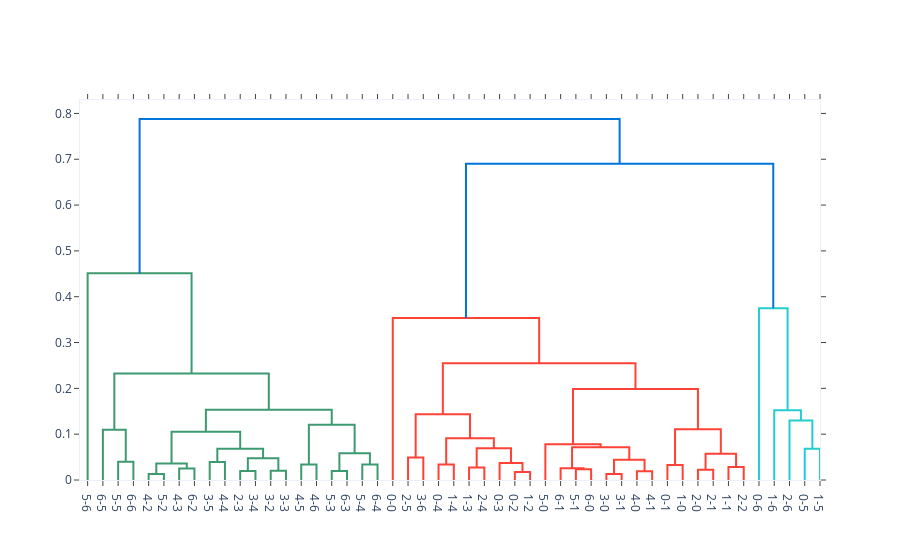

Source (notebook cell):
### Code cell
# Using method 'complete' in scipy's linkage function yields the same as the default in create_dendrogram
create_dendrogram(flat_weights, linkagefun=lambda _: links, labels=labels)

### Figure 1 — Plotly figure (JSON) as saved in the notebook; plotly's stock layout.template omitted (floating-point values rounded to 4 significant figures)
{"data": [{"hoverinfo": "text", "marker": {"color": "rgb(61,153,112)"}, "mode": "lines", "x": [25.0, 25.0, 35.0, 35.0], "xaxis": "x", "y": [0.0, 0.04009, 0.04009, 0.0], "yaxis": "y", "type": "scatter"}, {"hoverinfo": "text", "marker": {"color": "rgb(61,153,112)"}, "mode": "lines", "x": [15.0, 15.0, 30.0, 30.0], "xaxis": "x", "y": [0.0, 0.1098, 0.1098, 0.04009], "yaxis": "y", "type": "scatter"}, {"hoverinfo": "text", "marker": {"color": "rgb(61,153,112)"}, "mode": "lines", "x": [45.0, 45.0, 55.0, 55.0], "xaxis": "x", "y": [0.0, 0.01327, 0.01327, 0.0], "yaxis": "y", "type": "scatter"}, {"hoverinfo": "text", "marker": {"color": "rgb(61,153,112)"}, "mode": "lines", "x": [65.0, 65.0, 75.0, 75.0], "xaxis": "x", "y": [0.0, 0.0251, 0.0251, 0.0], "yaxis": "y", "type": "scatter"}, {"hoverinfo": "text", "marker": {"color": "rgb(61,153,112)"}, "mode": "lines", "x": [50.0, 50.0, 70.0, 70.0], "xaxis": "x", "y": [0.01327, 0.03605, 0.03605, 0.0251], "yaxis": "y", "type": "scatter"}, {"hoverinfo": "text", "marker": {"color": "rgb(61,153,112)"}, "mode": "lines", "x": [85.0, 85.0, 95.0, 95.0], "xaxis": "x", "y": [0.0, 0.03928, 0.03928, 0.0], "yaxis": "y", "type": "scatter"}, {"hoverinfo": "text", "marker": {"color": "rgb(61,153,112)"}, "mode": "lines", "x": [105.0, 105.0, 115.0, 115.0], "xaxis": "x", "y": [0.0, 0.01944, 0.01944, 0.0], "yaxis": "y", "type": "scatter"}, {"hoverinfo": "text", "marker": {"color": "rgb(61,153,112)"}, "mode": "lines", "x": [125.0, 125.0, 135.0, 135.0], "xaxis": "x", "y": [0.0, 0.02011, 0.02011, 0.0], "yaxis": "y", "type": "scatter"}, {"hoverinfo": "text", "marker": {"color": "rgb(61,153,112)"}, "mode": "lines", "x": [110.0, 110.0, 130.0, 130.0], "xaxis": "x", "y": [0.01944, 0.04725, 0.04725, 0.02011], "yaxis": "y", "type": "scatter"}, {"hoverinfo": "text", "marker": {"color": "rgb(61,153,112)"}, "mode": "lines", "x": [90.0, 90.0, 120.0, 120.0], "xaxis": "x", "y": [0.03928, 0.06827, 0.06827, 0.04725], "yaxis": "y", "type": "scatter"}, {"hoverinfo": "text", "marker": {"color": "rgb(61,153,112)"}, "mode": "lines", "x": [60.0, 60.0, 105.0, 105.0], "xaxis": "x", "y": [0.03605, 0.1054, 0.1054, 0.06827], "yaxis": "y", "type": "scatter"}, {"hoverinfo": "text", "marker": {"color": "rgb(61,153,112)"}, "mode": "lines", "x": [145.0, 145.0, 155.0, 155.0], "xaxis": "x", "y": [0.0, 0.034, 0.034, 0.0], "yaxis": "y", "type": "scatter"}, {"hoverinfo": "text", "marker": {"color": "rgb(61,153,112)"}, "mode": "lines", "x": [165.0, 165.0, 175.0, 175.0], "xaxis": "x", "y": [0.0, 0.01989, 0.01989, 0.0], "yaxis": "y", "type": "scatter"}, {"hoverinfo": "text", "marker": {"color": "rgb(61,153,112)"}, "mode": "lines", "x": [185.0, 185.0, 195.0, 195.0], "xaxis": "x", "y": [0.0, 0.0336, 0.0336, 0.0], "yaxis": "y", "type": "scatter"}, {"hoverinfo": "text", "marker": {"color": "rgb(61,153,112)"}, "mode": "lines", "x": [170.0, 170.0, 190.0, 190.0], "xaxis": "x", "y": [0.01989, 0.05851, 0.05851, 0.0336], "yaxis": "y", "type": "scatter"}, {"hoverinfo": "text", "marker": {"color": "rgb(61,153,112)"}, "mode": "lines", "x": [150.0, 150.0, 180.0, 180.0], "xaxis": "x", "y": [0.034, 0.1204, 0.1204, 0.05851], "yaxis": "y", "type": "scatter"}, {"hoverinfo": "text", "marker": {"color": "rgb(61,153,112)"}, "mode": "lines", "x": [82.5, 82.5, 165.0, 165.0], "xaxis": "x", "y": [0.1054, 0.1531, 0.1531, 0.1204], "yaxis": "y", "type": "scatter"}, {"hoverinfo": "text", "marker": {"color": "rgb(61,153,112)"}, "mode": "lines", "x": [22.5, 22.5, 123.8, 123.8], "xaxis": "x", "y": [0.1098, 0.2322, 0.2322, 0.1531], "yaxis": "y", "type": "scatter"}, {"hoverinfo": "text", "marker": {"color": "rgb(61,153,112)"}, "mode": "lines", "x": [5.0, 5.0, 73.12, 73.12], "xaxis": "x", "y": [0.0, 0.4513, 0.4513, 0.2322], "yaxis": "y", "type": "scatter"}, {"hoverinfo": "text", "marker": {"color": "rgb(255,65,54)"}, "mode": "lines", "x": [215.0, 215.0, 225.0, 225.0], "xaxis": "x", "y": [0.0, 0.04921, 0.04921, 0.0], "yaxis": "y", "type": "scatter"}, {"hoverinfo": "text", "marker": {"color": "rgb(255,65,54)"}, "mode": "lines", "x": [235.0, 235.0, 245.0, 245.0], "xaxis": "x", "y": [0.0, 0.0339, 0.0339, 0.0], "yaxis": "y", "type": "scatter"}, {"hoverinfo": "text", "marker": {"color": "rgb(255,65,54)"}, "mode": "lines", "x": [255.0, 255.0, 265.0, 265.0], "xaxis": "x", "y": [0.0, 0.02711, 0.02711, 0.0], "yaxis": "y", "type": "scatter"}, {"hoverinfo": "text", "marker": {"color": "rgb(255,65,54)"}, "mode": "lines", "x": [285.0, 285.0, 295.0, 295.0], "xaxis": "x", "y": [0.0, 0.01724, 0.01724, 0.0], "yaxis": "y", "type": "scatter"}, {"hoverinfo": "text", "marker": {"color": "rgb(255,65,54)"}, "mode": "lines", "x": [275.0, 275.0, 290.0, 290.0], "xaxis": "x", "y": [0.0, 0.03724, 0.03724, 0.01724], "yaxis": "y", "type": "scatter"}, {"hoverinfo": "text", "marker": {"color": "rgb(255,65,54)"}, "mode": "lines", "x": [260.0, 260.0, 282.5, 282.5], "xaxis": "x", "y": [0.02711, 0.0691, 0.0691, 0.03724], "yaxis": "y", "type": "scatter"}, {"hoverinfo": "text", "marker": {"color": "rgb(255,65,54)"}, "mode": "lines", "x": [240.0, 240.0, 271.2, 271.2], "xaxis": "x", "y": [0.0339, 0.09094, 0.09094, 0.0691], "yaxis": "y", "type": "scatter"}, {"hoverinfo": "text", "marker": {"color": "rgb(255,65,54)"}, "mode": "lines", "x": [220.0, 220.0, 255.6, 255.6], "xaxis": "x", "y": [0.04921, 0.1435, 0.1435, 0.09094], "yaxis": "y", "type": "scatter"}, {"hoverinfo": "text", "marker": {"color": "rgb(255,65,54)"}, "mode": "lines", "x": [325.0, 325.0, 335.0, 335.0], "xaxis": "x", "y": [0.0, 0.02321, 0.02321, 0.0], "yaxis": "y", "type": "scatter"}, {"hoverinfo": "text", "marker": {"color": "rgb(255,65,54)"}, "mode": "lines", "x": [315.0, 315.0, 330.0, 330.0], "xaxis": "x", "y": [0.0, 0.02583, 0.02583, 0.02321], "yaxis": "y", "type": "scatter"}, {"hoverinfo": "text", "marker": {"color": "rgb(255,65,54)"}, "mode": "lines", "x": [345.0, 345.0, 355.0, 355.0], "xaxis": "x", "y": [0.0, 0.01311, 0.01311, 0.0], "yaxis": "y", "type": "scatter"}, {"hoverinfo": "text", "marker": {"color": "rgb(255,65,54)"}, "mode": "lines", "x": [365.0, 365.0, 375.0, 375.0], "xaxis": "x", "y": [0.0, 0.01932, 0.01932, 0.0], "yaxis": "y", "type": "scatter"}, {"hoverinfo": "text", "marker": {"color": "rgb(255,65,54)"}, "mode": "lines", "x": [350.0, 350.0, 370.0, 370.0], "xaxis": "x", "y": [0.01311, 0.04416, 0.04416, 0.01932], "yaxis": "y", "type": "scatter"}, {"hoverinfo": "text", "marker": {"color": "rgb(255,65,54)"}, "mode": "lines", "x": [322.5, 322.5, 360.0, 360.0], "xaxis": "x", "y": [0.02583, 0.07137, 0.07137, 0.04416], "yaxis": "y", "type": "scatter"}, {"hoverinfo": "text", "marker": {"color": "rgb(255,65,54)"}, "mode": "lines", "x": [305.0, 305.0, 341.2, 341.2], "xaxis": "x", "y": [0.0, 0.07779, 0.07779, 0.07137], "yaxis": "y", "type": "scatter"}, {"hoverinfo": "text", "marker": {"color": "rgb(255,65,54)"}, "mode": "lines", "x": [385.0, 385.0, 395.0, 395.0], "xaxis": "x", "y": [0.0, 0.03298, 0.03298, 0.0], "yaxis": "y", "type": "scatter"}, {"hoverinfo": "text", "marker": {"color": "rgb(255,65,54)"}, "mode": "lines", "x": [405.0, 405.0, 415.0, 415.0], "xaxis": "x", "y": [0.0, 0.02254, 0.02254, 0.0], "yaxis": "y", "type": "scatter"}, {"hoverinfo": "text", "marker": {"color": "rgb(255,65,54)"}, "mode": "lines", "x": [425.0, 425.0, 435.0, 435.0], "xaxis": "x", "y": [0.0, 0.02816, 0.02816, 0.0], "yaxis": "y", "type": "scatter"}, {"hoverinfo": "text", "marker": {"color": "rgb(255,65,54)"}, "mode": "lines", "x": [410.0, 410.0, 430.0, 430.0], "xaxis": "x", "y": [0.02254, 0.05755, 0.05755, 0.02816], "yaxis": "y", "type": "scatter"}, {"hoverinfo": "text", "marker": {"color": "rgb(255,65,54)"}, "mode": "lines", "x": [390.0, 390.0, 420.0, 420.0], "xaxis": "x", "y": [0.03298, 0.1109, 0.1109, 0.05755], "yaxis": "y", "type": "scatter"}, {"hoverinfo": "text", "marker": {"color": "rgb(255,65,54)"}, "mode": "lines", "x": [323.1, 323.1, 405.0, 405.0], "xaxis": "x", "y": [0.07779, 0.1985, 0.1985, 0.1109], "yaxis": "y", "type": "scatter"}, {"hoverinfo": "text", "marker": {"color": "rgb(255,65,54)"}, "mode": "lines", "x": [237.8, 237.8, 364.1, 364.1], "xaxis": "x", "y": [0.1435, 0.2547, 0.2547, 0.1985], "yaxis": "y", "type": "scatter"}, {"hoverinfo": "text", "marker": {"color": "rgb(255,65,54)"}, "mode": "lines", "x": [205.0, 205.0, 300.9, 300.9], "xaxis": "x", "y": [0.0, 0.3533, 0.3533, 0.2547], "yaxis": "y", "type": "scatter"}, {"hoverinfo": "text", "marker": {"color": "rgb(35,205,205)"}, "mode": "lines", "x": [475.0, 475.0, 485.0, 485.0], "xaxis": "x", "y": [0.0, 0.06846, 0.06846, 0.0], "yaxis": "y", "type": "scatter"}, {"hoverinfo": "text", "marker": {"color": "rgb(35,205,205)"}, "mode": "lines", "x": [465.0, 465.0, 480.0, 480.0], "xaxis": "x", "y": [0.0, 0.1297, 0.1297, 0.06846], "yaxis": "y", "type": "scatter"}, {"hoverinfo": "text", "marker": {"color": "rgb(35,205,205)"}, "mode": "lines", "x": [455.0, 455.0, 472.5, 472.5], "xaxis": "x", "y": [0.0, 0.1519, 0.1519, 0.1297], "yaxis": "y", "type": "scatter"}, {"hoverinfo": "text", "marker": {"color": "rgb(35,205,205)"}, "mode": "lines", "x": [445.0, 445.0, 463.8, 463.8], "xaxis": "x", "y": [0.0, 0.3748, 0.3748, 0.1519], "yaxis": "y", "type": "scatter"}, {"hoverinfo": "text", "marker": {"color": "rgb(0,116,217)"}, "mode": "lines", "x": [253.0, 253.0, 454.4, 454.4], "xaxis": "x", "y": [0.3533, 0.6902, 0.6902, 0.3748], "yaxis": "y", "type": "scatter"}, {"hoverinfo": "text", "marker": {"color": "rgb(0,116,217)"}, "mode": "lines", "x": [39.06, 39.06, 353.7, 353.7], "xaxis": "x", "y": [0.4513, 0.7878, 0.7878, 0.6902], "yaxis": "y", "type": "scatter"}], "layout": {"autosize": false, "height": null, "hovermode": "closest", "showlegend": false, "width": null, "xaxis": {"mirror": "allticks", "rangemode": "tozero", "showgrid": false, "showline": true, "showticklabels": true, "tickmode": "array", "ticks": "outside", "ticktext": ["5-6", "6-5", "5-5", "6-6", "4-2", "5-2", "4-3", "6-2", "3-5", "4-4", "2-3", "3-4", "3-2", "3-3", "4-5", "4-6", "5-3", "6-3", "5-4", "6-4", "0-0", "2-5", "3-6", "0-4", "1-4", "1-3", "2-4", "0-3", "0-2", "1-2", "5-0", "6-1", "5-1", "6-0", "3-0", "3-1", "4-0", "4-1", "0-1", "1-0", "2-0", "2-1", "1-1", "2-2", "0-6", "1-6", "2-6", "0-5", "1-5"], "tickvals": [5.0, 15.0, 25.0, 35.0, 45.0, 55.0, 65.0, 75.0, 85.0, 95.0, 105.0, 115.0, 125.0, 135.0, 145.0, 155.0, 165.0, 175.0, 185.0, 195.0, 205.0, 215.0, 225.0, 235.0, 245.0, 255.0, 265.0, 275.0, 285.0, 295.0, 305.0, 315.0, 325.0, 335.0, 345.0, 355.0, 365.0, 375.0, 385.0, 395.0, 405.0, 415.0, 425.0, 435.0, 445.0, 455.0, 465.0, 475.0, 485.0], "type": "linear", "zeroline": false}, "yaxis": {"mirror": "allticks", "rangemode": "tozero", "showgrid": false, "showline": true, "showticklabels": true, "ticks": "outside", "type": "linear", "zeroline": false}}}
